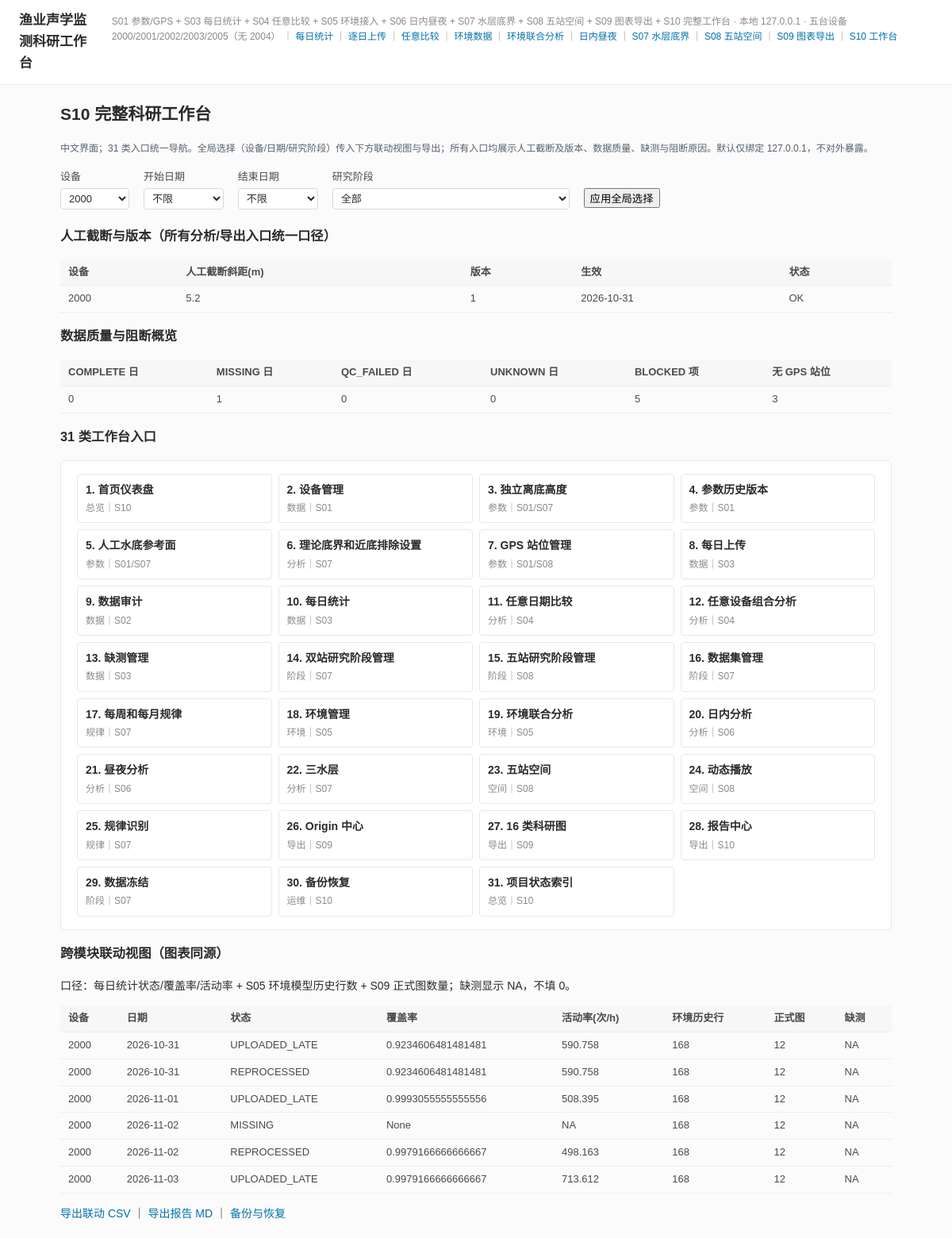
Screenshot of /workbench with the database file from the repository.
### tables this page shows
CREATE TABLE device_parameter_versions (
    parameter_id            INTEGER PRIMARY KEY AUTOINCREMENT,
    device_id               TEXT NOT NULL REFERENCES devices(device_id),
    version                 INTEGER NOT NULL,
    -- 离底参考：显式输入类型，另一侧为派生值（不写回用户输入）
    clearance_input_type    TEXT CHECK (clearance_input_type IN ('VERTICAL','AXIS_SLANT','UNKNOWN')),
    vertical_bottom_clearance_m REAL,           -- 用户输入（VERTICAL）或 NULL
    axis_slant_m                REAL,           -- 用户输入（AXIS_SLANT）或 NULL
    derived_vertical_clearance_m REAL,          -- 派生值，标记 is_derived
    derived_axis_slant_m         REAL,          -- 派生值
    derivation_tilt_deg     REAL,               -- 派生时使用的倾角
    is_derived              INTEGER NOT NULL DEFAULT 0,
    -- 人工分析截断（硬上限，独立于派生值，永不覆盖）
    analysis_cutoff_slant_m REAL,
    downward_tilt_deg       REAL,               -- 相对水平面向下为正
    tilt_reference          TEXT,
    beam_angle_value_deg    REAL,
    beam_angle_kind         TEXT CHECK (beam_angle_kind IN ('FULL','HALF','UNKNOWN')),
    beam_full_angle_deg     REAL,
    beam_half_angle_deg     REAL,               -- FULL: value/2；HALF: value
    heading_deg             REAL,               -- 真北 0°、顺时针；NULL=UNKNOWN
    heading_reference       TEXT,
    measurement_method      TEXT,
    uncertainty             TEXT,
    source                  TEXT NOT NULL,
    change_reason           TEXT,
    effective_from          TEXT NOT NULL,
    effective_to            TEXT,
    created_at              TEXT NOT NULL,
    created_by              TEXT NOT NULL DEFAULT 'web',
    UNIQUE (device_id, version)
);

CREATE TABLE daily_statistics (
    stat_id                    INTEGER PRIMARY KEY AUTOINCREMENT,
    device_id                  TEXT NOT NULL REFERENCES devices(device_id),
    observed_date              TEXT NOT NULL,                 -- 观测日 YYYY-MM-DD（本地日期，不假定连续）
    status                     TEXT NOT NULL,                 -- COMPLETE/PARTIAL/MISSING/QC_FAILED/UPLOADED_LATE/REPROCESSED/UNKNOWN/BLOCKED
    observation_status         TEXT NOT NULL,                 -- COMPLETE/PARTIAL/MISSING/QC_FAILED/UNKNOWN
    upload_status              TEXT NOT NULL,                 -- NORMAL/UPLOADED_LATE/REPROCESSED/BLOCKED
    run_id                     TEXT REFERENCES analysis_runs(run_id),
    parameter_version          INTEGER,
    mapping_version            INTEGER,
    algorithm_version          TEXT NOT NULL,

    -- 记录数（分子/分母见 10_TEST_REPORTS/s03_verification/metric_definitions.csv）
    raw_records                INTEGER,
    valid_records              INTEGER,
    invalid_records            INTEGER,
    fully_masked_records       INTEGER,
    timestamp_formats_json     TEXT,
    timestamp_resolution_s     INTEGER,
    valid_observation_duration_s REAL,
    observation_span_s         REAL,
    planned_window_s           INTEGER,
    coverage_ratio             REAL,
    valid_record_ratio         REAL,

    -- 信号槽位与掩码取舍（一律来自 build_mask，禁止零填充）
    signal_slots_per_record    INTEGER,
    raw_signal_slots           INTEGER,
    kept_samples               INTEGER,
    excluded_samples           INTEGER,
    excluded_by_reason_json    TEXT,
    near_field_excluded_samples INTEGER,
    bottom_excluded_samples    INTEGER,

    -- 区内信号强度分布（仅 kept_values）
    signal_mean                REAL,
    signal_stddev              REAL,
    signal_min                 REAL,
    signal_max                 REAL,
    signal_p10                 REAL,
    signal_p25                 REAL,
    signal_median              REAL,
    signal_p75                 REAL,
    signal_p90                 REAL,
    signal_p95                 REAL,
    signal_p99                 REAL,
    signal_histogram_json      TEXT,
    quantile_method            TEXT,

    -- 候选回波事件（阈值算法 V1；仅为候选，非物种/鱼量结论）
    candidate_events           INTEGER,
    candidate_event_rate_per_hour REAL,
    candidate_event_algorithm  TEXT,

    -- 环境参考
    water_temp_mean            REAL,
    water_temp_min             REAL,
    water_temp_max             REAL,
    water_temp_records         INTEGER,

    -- 时间分布与缺测
    hourly_activity_json       TEXT,
    missing_intervals_json     TEXT,
    missing_interval_count     INTEGER,

    -- 追溯
    file_sha256                TEXT,
    dataset_id                 TEXT,
    qc_notes                   TEXT,
    blockage_reasons           TEXT,
    report_path                TEXT,
    created_at                 TEXT NOT NULL,
    UNIQUE (device_id, observed_date, run_id)
);

### 04_SOURCE_CODE/app/web/routes.py (the view)
@bp.route("/workbench")
def workbench_home():
    device, start, end, stage, devices = _workbench_selection()
    conn = get_conn()
    try:
        ctx = workbench_svc.context(conn, device=device, start=start, end=end, stage=stage)
        rows = workbench_svc.linked_view(conn, devices, start, end)
    finally:
        conn.close()
    return render_template("workbench.html", ctx=ctx, rows=rows)

### 04_SOURCE_CODE/app/db.py (called while the page is built)
def connect(path: Path | None = None) -> sqlite3.Connection:
    p = path or db_path()
    p.parent.mkdir(parents=True, exist_ok=True)
    conn = sqlite3.connect(str(p))
    conn.row_factory = sqlite3.Row
    conn.execute("PRAGMA foreign_keys = ON")
    return conn

### 04_SOURCE_CODE/app/services/workbench.py (called while the page is built)
def device_options(conn: sqlite3.Connection) -> list[dict]:
    known = {row["device_id"] for row in conn.execute("SELECT device_id FROM devices")}
    return [{"device_id": d, "registered": d in known} for d in DEVICE_IDS]

def date_options(conn: sqlite3.Connection) -> list[str]:
    return [r[0] for r in conn.execute(
        "SELECT DISTINCT observed_date FROM daily_statistics ORDER BY observed_date")]

def stage_options(conn: sqlite3.Connection) -> list[dict]:
    return [dict(r) for r in conn.execute("SELECT * FROM datasets ORDER BY phase")]

def cutoff_banner(conn: sqlite3.Connection, devices) -> list[dict]:
    out = []
    for device in devices:
        row = conn.execute(
            "SELECT * FROM device_parameter_versions WHERE device_id=? AND effective_to IS NULL "
            "ORDER BY effective_from DESC LIMIT 1", (device,)).fetchone()
        out.append({"device_id": device,
                    "cutoff_m": row["analysis_cutoff_slant_m"] if row else None,
                    "version": row["version"] if row else None,
                    "effective_from": row["effective_from"] if row else None,
                    "status": "OK" if row else "UNKNOWN"})
    return out

def context(conn: sqlite3.Connection, *, device: str = "2000", start: str = "",
            end: str = "", stage: str = "") -> dict:
    devices = [d for d in DEVICE_IDS if not device or d == device]
    suffix = f"?device={device}&start={start}&end={end}&stage={stage}"
    return {"devices": device_options(conn), "dates": date_options(conn),
            "stages": stage_options(conn), "selected_device": device,
            "selected_start": start, "selected_end": end, "selected_stage": stage,
            "cutoffs": cutoff_banner(conn, devices), "quality": quality_summary(conn),
            "entries": [{"id": n, "name": name, "group": group, "url": url,
                         "url_q": url + suffix, "stage": stage_name}
                        for n, name, group, url, stage_name in ENTRIES]}

### 04_SOURCE_CODE/app/web/routes.py (called while the page is built)
def get_conn() -> sqlite3.Connection:
    return connect(current_app_db())

def current_app_db():
    from flask import current_app
    return current_app.config["DB_FILE"]

### 04_SOURCE_CODE/app/templates/workbench.html (shortened to what this page needs)
{% extends "base.html" %}
{% block content %}
<h2>S10 完整科研工作台</h2>
<p class="hint">中文界面；31 类入口统一导航。全局选择（设备/日期/研究阶段）传入下方联动视图与导出；所有入口均展示人工截断及版本、数据质量、缺测与阻断原因。默认仅绑定 127.0.0.1，不对外暴露。</p>
<form class="compare-form" method="get">
  <label>设备 <select name="device"><option value="">全部五站</option>{% for d in ctx.devices %}<option value="{{ d.device_id }}" {% if ctx.selected_device == d.device_id %}selected{% endif %}>{{ d.device_id }}{% if not d.registered %}（未登记）{% endif %}</option>{% endfor %}</select></label>
  <label>开始日期 <select name="start"><option value="">不限</option>{% for d in ctx.dates %}<option value="{{ d }}" {% if ctx.selected_start == d %}selected{% endif %}>{{ d }}</option>{% endfor %}</select></label>
  <label>结束日期 <select name="end"><option value="">不限</option>{% for d in ctx.dates %}<option value="{{ d }}" {% if ctx.selected_end == d %}selected{% endif %}>{{ d }}</option>{% endfor %}</select></label>
  <label>研究阶段 <select name="stage"><option value="">全部</option></select></label>
  <button>应用全局选择</button>
</form>
<h3>人工截断与版本（所有分析/导出入口统一口径）</h3>
<table><thead><tr><th>设备</th><th>人工截断斜距(m)</th><th>版本</th><th>生效</th><th>状态</th></tr></thead><tbody>
{% for c in ctx.cutoffs %}<tr><td>{{ c.device_id }}</td><td>{{ c.cutoff_m if c.cutoff_m is not none else 'UNKNOWN' }}</td><td>{{ c.version or 'UNKNOWN' }}</td><td>{{ c.effective_from or 'UNKNOWN' }}</td><td>{{ c.status }}</td></tr>{% endfor %}
</tbody></table>
<h3>数据质量与阻断概览</h3>
<table><thead><tr><th>COMPLETE 日</th><th>MISSING 日</th><th>QC_FAILED 日</th><th>UNKNOWN 日</th><th>BLOCKED 项</th><th>无 GPS 站位</th></tr></thead><tbody>
<tr><td>{{ ctx.quality.complete_days }}</td><td>{{ ctx.quality.missing_days }}</td><td>{{ ctx.quality.qc_failed_days }}</td><td>{{ ctx.quality.unknown_days }}</td><td>{{ ctx.quality.blocked_items }}</td><td>{{ ctx.quality.stations_without_gps }}</td></tr>
</tbody></table>
<h3>31 类工作台入口</h3>
<div class="card entry-grid">
{% for e in ctx.entries %}
  <a class="entry" href="{{ e.url_q }}"><strong>{{ e.id }}. {{ e.name }}</strong><br><span class="muted">{{ e.group }}｜{{ e.stage }}</span></a>
{% endfor %}
</div>
<h3>跨模块联动视图（图表同源）</h3>
<p>口径：每日统计状态/覆盖率/活动率 + S05 环境模型历史行数 + S09 正式图数量；缺测显示 NA，不填 0。</p>
<table><thead><tr><th>设备</th><th>日期</th><th>状态</th><th>覆盖率</th><th>活动率(次/h)</th><th>环境历史行</th><th>正式图</th><th>缺测</th></tr></thead><tbody>
{% for r in rows %}<tr><td>{{ r.device_id }}</td><td>{{ r.observed_date }}</td><td>{{ r.status }}</td><td>{{ r.coverage_ratio }}</td><td>{{ r.rate_per_hour | round(3) if r.rate_per_hour is not none else 'NA' }}</td><td>{{ r.env_model_historical_rows }}</td><td>{{ r.figures_ok }}</td><td>{{ r.missing or '—' }}</td></tr>
{% else %}<tr><td colspan="8">所选设备/日期无 daily_statistics 记录</td></tr>{% endfor %}
</tbody></table>
<p><a href="/workbench/export.csv{{ '?' + request.query_string.decode() if request.query_string else '' }}">导出联动 CSV</a> ｜ <a href="/workbench/report.md{{ '?' + request.query_string.decode() if request.query_string else '' }}">导出报告 MD</a> ｜ <a href="/workbench/backups">备份与恢复</a></p>
{% endblock %}

### 04_SOURCE_CODE/app/templates/base.html (style rules this page uses)
:root { --bg: #FBFBFB; --card: #FFFFFF; --table-head: #F7F7F7; --line: #EDEDED; --border: #E8E8E8; --border-dash: #D8D8D8; --muted: #8A8A8A; --text-2: #4A4A4A; --text: #2B2B2B; --accent: #0271AC; --warn: #E05C4F; --soft-pink: #FEEFF2; --soft-blue: #EFF5FF; }
* { box-sizing: border-box; }
body { margin: 0; background: var(--bg); color: var(--text); font: 14px/1.6 "Microsoft YaHei", "PingFang SC", sans-serif; }
a { color: var(--accent); text-decoration: none; }
.card { background: var(--card); border: 1px solid var(--border); border-radius: 6px; padding: 16px 20px; margin-bottom: 16px; }
table { width: 100%; border-collapse: collapse; font-size: 13px; }
th { background: var(--table-head); color: var(--text-2); text-align: left; padding: 6px 10px; border-bottom: 1px solid var(--line); font-weight: 600; }
td { padding: 6px 10px; border-bottom: 1px solid var(--line); color: var(--text-2); }
label { display: block; color: var(--text-2); font-size: 12px; margin-top: 10px; }
input, select { width: 100%; padding: 6px 8px; border: 1px solid var(--border-dash); border-radius: 4px; font-size: 13px; background: var(--card); color: var(--text); }
.muted { color: var(--muted); font-size: 12px; }
.hint { color: #55606b; font-size: 12px; line-height: 1.6; }
.compare-form label { display: inline-block; margin: 4px 14px 4px 0; font-size: 13px; }
.compare-form input, .compare-form select { display: block; margin-top: 3px; padding: 4px 6px; }

### 04_SOURCE_CODE/app/templates/workbench.html (style rules this page uses)
.entry-grid { display:grid; grid-template-columns:repeat(auto-fill,minmax(210px,1fr)); gap:8px; }
.entry { display:block; padding:8px 10px; border:1px solid #E8E8E8; border-radius:4px; text-decoration:none; color:#2B2B2B; background:#FFFFFF; }

### rows the page displays
device_parameter_versions: device_id "2000", analysis_cutoff_slant_m "5.2", version "1", effective_from "2026-10-31", status "OK"
daily_statistics: device_id "2000", observed_date "2026-10-31", status "UPLOADED_LATE", coverage_ratio "0.9234606481481481", rate_per_hour "590.758", env_model_historical_rows "168", figures_ok "12", missing "NA"
daily_statistics: device_id "2000", observed_date "2026-10-31", status "REPROCESSED", coverage_ratio "0.9234606481481481", rate_per_hour "590.758", env_model_historical_rows "168", figures_ok "12", missing "NA"
daily_statistics: device_id "2000", observed_date "2026-11-01", status "UPLOADED_LATE", coverage_ratio "0.9993055555555556", rate_per_hour "508.395", env_model_historical_rows "168", figures_ok "12", missing "NA"
daily_statistics: device_id "2000", observed_date "2026-11-02", status "MISSING", coverage_ratio "None", rate_per_hour "NA", env_model_historical_rows "168", figures_ok "12", missing "NA"
daily_statistics: device_id "2000", observed_date "2026-11-02", status "REPROCESSED", coverage_ratio "0.9979166666666667", rate_per_hour "498.163", env_model_historical_rows "168", figures_ok "12", missing "NA"
daily_statistics: device_id "2000", observed_date "2026-11-03", status "UPLOADED_LATE", coverage_ratio "0.9979166666666667", rate_per_hour "713.612", env_model_historical_rows "168", figures_ok "12", missing "NA"

### other values shown
{{ ctx.quality.complete_days }} "0"
{{ ctx.quality.missing_days }} "1"
{{ ctx.quality.qc_failed_days }} "0"
{{ ctx.quality.unknown_days }} "0"
{{ ctx.quality.blocked_items }} "5"
{{ ctx.quality.stations_without_gps }} "3"
{{ e.id }} "1" "2" "3" "4" "5" "6" "7" "8" "9" "10" "11" "12" "13" "14" "15" "16" "17" "18" "19" "20" "21" "22" "23" "24" "25" "26" "27" "28" "29" "30" "31"
{{ e.name }} "首页仪表盘" "设备管理" "独立离底高度" "参数历史版本" "人工水底参考面" "理论底界和近底排除设置" "GPS 站位管理" "每日上传" "数据审计" "每日统计" "任意日期比较" "任意设备组合分析" "缺测管理" "双站研究阶段管理" "五站研究阶段管理" "数据集管理" "每周和每月规律" "环境管理" "环境联合分析" "日内分析" "昼夜分析" "三水层" "五站空间" "动态播放" "规律识别" "Origin 中心" "16 类科研图" "报告中心" "数据冻结" "备份恢复" "项目状态索引"
{{ e.group }} "总览" "数据" "参数" "参数" "参数" "分析" "参数" "数据" "数据" "数据" "分析" "分析" "数据" "阶段" "阶段" "阶段" "规律" "环境" "环境" "分析" "分析" "分析" "空间" "空间" "规律" "导出" "导出" "导出" "阶段" "运维" "总览"
{{ e.stage }} "S10" "S01" "S01/S07" "S01" "S01/S07" "S07" "S01/S08" "S03" "S02" "S03" "S04" "S04" "S03" "S07" "S08" "S07" "S07" "S05" "S05" "S06" "S06" "S07" "S08" "S08" "S07" "S09" "S09" "S10" "S07" "S10" "S10"
form field device "2000"
